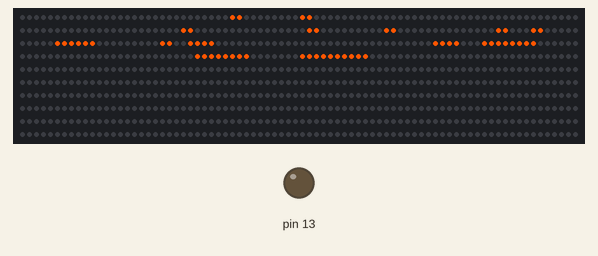
A sketch run on a simulated Teensy 4. Parts: 800 RGB LEDs in strip order, left to right, continuing on the next row, output pins drawn as LEDs (lit = HIGH). Random numbers use the default seed unless the sketch sets one; what the sketch prints to the serial monitor is not drawn.

Above: at 0.14 s.
At 5.1 s:
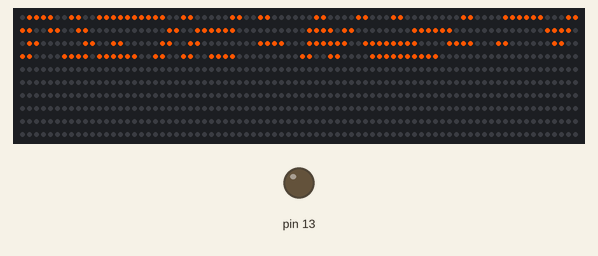
At 10.07 s:
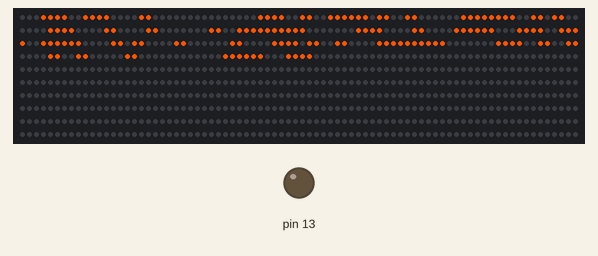
At 19.99 s:
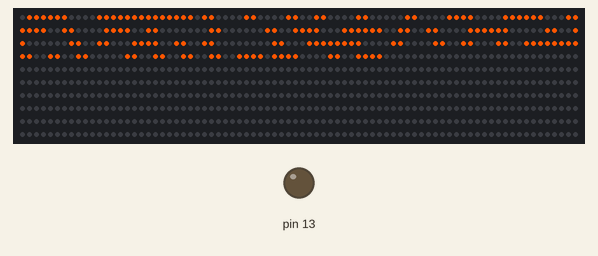
At 29.92 s:
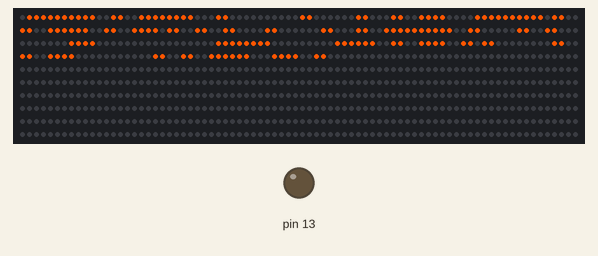
At 39.84 s:
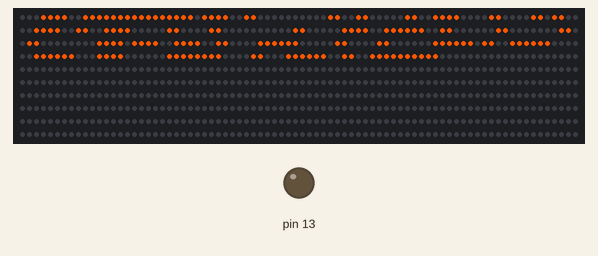

The sketch:

octows_12x24_gameoflife.ino
```cpp
/*
  Required Connections
  --------------------
    pin 2:  LED Strip #1    OctoWS2811 drives 8 LED Strips.
    pin 14: LED strip #2    All 8 are the same length.
    pin 7:  LED strip #3
    pin 8:  LED strip #4    A 100 ohm resistor should used
    pin 6:  LED strip #5    between each Teensy pin and the
    pin 20: LED strip #6    wire to the LED strip, to minimize
    pin 21: LED strip #7    high frequency ringining & noise.
    pin 5:  LED strip #8
    pin 15 & 16 - Connect together, but do not use
    pin 4 - Do not use
    pin 3 - Do not use as PWM.  Normal use is ok.
    pin 1 - Output indicating CPU usage, monitor with an oscilloscope,
            logic analyzer or even an LED (brighter = CPU busier)
*/

#include <OctoWS2811.h>

#define COLUMNS 24
#define ROWS 12

const int ledsPerStrip = 100;

DMAMEM int displayMemory[ledsPerStrip*6];
int drawingMemory[ledsPerStrip*6];

int pixels[ROWS][COLUMNS];
boolean livePixels[ROWS][COLUMNS];

const int config = WS2811_RGB | WS2811_800kHz;

OctoWS2811 leds(ledsPerStrip, displayMemory, drawingMemory, config);

void setup() {
  pinMode(13, OUTPUT);

  generatePixelIndexes(ROWS, COLUMNS);

  // Generate random points
  for (int y = 0; y < ROWS; y++)
  {
    for (int x = 0; x < ROWS; x++)
    {
      if (random(100) < 5)
      {
        set2Pixels(x, y, HSVtoRGB(20, 255, 255));
        livePixels[y][x] = true;
      }
      else
        livePixels[y][x] = false;
    }
  }

  digitalWrite(13, LOW);
  leds.begin();
}


void loop()
{
  gameOfLife();
  leds.show();
  delayMicroseconds(100000);
}

void gameOfLife()
{
  // Generate random points
  for (int y = 0; y < ROWS; y++)
  {
    for (int x = 0; x < ROWS; x++)
    {
      if (liveNeighbors(x, y, ROWS, ROWS) < 2 || liveNeighbors(x, y, ROWS, ROWS) > 3)
      {
        // die
        set2Pixels(x, y, 0);
        livePixels[y][x] = false;
      }
      else
      {
        // live
        set2Pixels(x, y, HSVtoRGB(20, 255, 255));
        livePixels[y][x] = true;
      }
    }
  }
}

int liveNeighbors(int x, int y, int rows, int columns)
{
  int count = 0;
  // Top
  if (y + 1 < rows)
    if (livePixels[y+1][x])
      count++;
  // Top-Right
  if (y + 1 < rows && x + 1 < columns)
    if (livePixels[y+1][x+1])
      count++;
  // Right
  if (x + 1 < columns)
    if (livePixels[y][x+1])
      count++;
  // Bottom-Right
  if (y - 1 >= 0 && x + 1 < columns)
    if (livePixels[y-1][x+1])
      count++;
  // Bottom
  if (y - 1 >= 0)
    if (livePixels[y][x+1])
      count++;
  // Bottom-Left
  if (y - 1 >= 0 && x - 1 >= 0)
    if (livePixels[y-1][x-1])
      count++;
  // Left
  if (x - 1 >= 0)
    if (livePixels[y][x-1])
      count++;
  // Top-Left
  if (y + 1 < rows && x - 1 >= 0)
    if (livePixels[y+1][x-1])
      count++;

  return count;
}
```

HSVtoRGB.ino
```cpp
int HSVtoRGB(int hue, int sat, int val)
{
  int r, g, b, base;

  // hue: 0-359, sat: 0-255, val (lightness): 0-255

  // Loop hue circularly
  hue = hue % 360;

  // Clamp max saturation
  if (sat > 255)
    sat = 255;

  // Clamp min and max value
  if (val < 0)
    val = 0;
  if (val > 255)
    val = 255;

  if (sat <= 0)
  {
    r = val;
    g = val;
    b = val;
  }
  else
  {
    base = ((255 - sat) * val) >> 8;

    switch (hue / 60)
    {
      case 0:
        r = val;
        g = (((val - base) * hue) / 60) + base;
        b = base;
        break;
      case 1:
        r = (((val - base) * (60 - (hue % 60))) / 60) + base;
        g = val;
        b = base;
        break;
      case 2:
        r = base;
        g = val;
        b = (((val - base) * (hue % 60)) / 60) + base;
        break;
      case 3:
        r = base;
        g = (((val - base) * (60 - (hue % 60))) / 60) + base;
        b = val;
        break;
      case 4:
        r = (((val - base) * (hue % 60)) / 60) + base;
        g = base;
        b = val;
        break;
      case 5:
        r = val;
        g = base;
        b = (((val - base) * (60 - (hue % 60))) / 60) + base;
        break;
    }
  }

  return (r << 16) | (g << 8) | b;
}
```

generateIndexes.ino
```cpp
void generatePixelIndexes(int rows, int columns)
{
  int i, j;

  for (i = 0; i < rows; i++)
  {
    for (j = 0; j < columns; j++)
    {
      // Left 12x12 box
      if (j < columns / 2)
      {
        // Even rows
        if (i % 2 == 0)
          pixels[i][j] = i * columns + columns - (j * 2) - 1 + i;
        // Odd rows
        else
          pixels[i][j] = i * columns + j * 2 + 1 + i;
      }

      // Right 12x12 box
      else
      {
        // Odd rows
        if (i % 2)
          pixels[i][j] = 400 + i * columns + (2 * columns) - (j * 2) - 1 + i;
        // Even rows
        else
          pixels[i][j] = 400 + i * columns - columns + j * 2 + 1 + i;
      }
    }
  }

  for (int i = 0; i < rows; i++)
  {
    for (int j = 0; j < columns; j++)
    {
      Serial.print("pixels[");
      Serial.print(i);
      Serial.print("][");
      Serial.print(j);
      Serial.print("] = ");
      Serial.println(pixels[i][j]);
    }
  }
}

void set2Pixels(int x, int y, int r, int g, int b)
{
  set2Pixels(x, y, (r << 16) | (g << 8) | b);
}

void set2Pixels(int x, int y, int color)
{
  leds.setPixel(pixels[y][x], color);
  leds.setPixel(pixels[y][x]+1, color);
}
```
